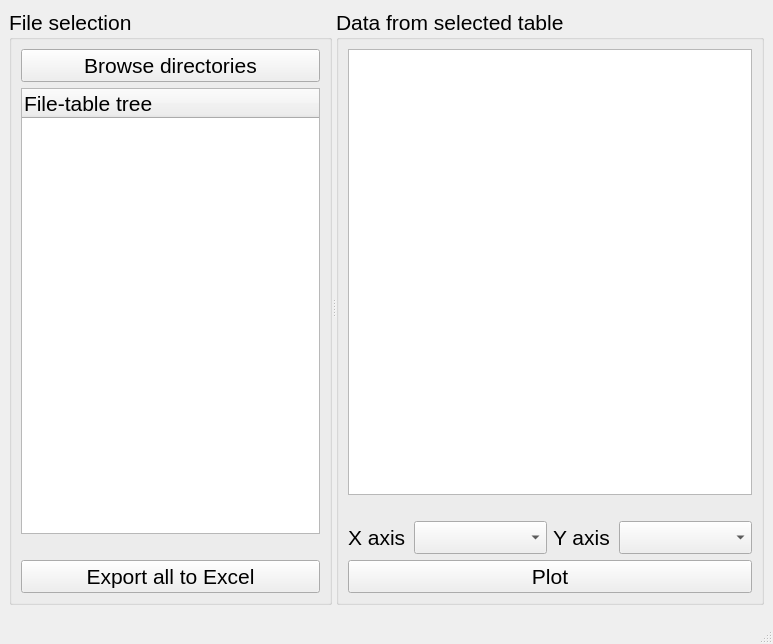
<?xml version="1.0" encoding="UTF-8"?>
<ui version="4.0">
 <class>MainWindow</class>
 <widget class="QMainWindow" name="MainWindow">
  <property name="geometry">
   <rect>
    <x>0</x>
    <y>0</y>
    <width>773</width>
    <height>644</height>
   </rect>
  </property>
  <property name="font">
   <font>
    <pointsize>16</pointsize>
   </font>
  </property>
  <property name="windowTitle">
   <string>MainWindow</string>
  </property>
  <widget class="QWidget" name="centralwidget">
   <layout class="QHBoxLayout" name="horizontalLayout">
    <item>
     <widget class="QSplitter" name="splitter_2">
      <property name="orientation">
       <enum>Qt::Horizontal</enum>
      </property>
      <widget class="QGroupBox" name="groupBox_2">
       <property name="title">
        <string>File selection</string>
       </property>
       <layout class="QVBoxLayout" name="verticalLayout">
        <item>
         <widget class="QPushButton" name="browseButton">
          <property name="text">
           <string>Browse directories</string>
          </property>
         </widget>
        </item>
        <item>
         <widget class="QTreeWidget" name="treeWidget">
          <column>
           <property name="text">
            <string>File-table tree</string>
           </property>
          </column>
         </widget>
        </item>
        <item>
         <spacer name="horizontalSpacer">
          <property name="orientation">
           <enum>Qt::Horizontal</enum>
          </property>
          <property name="sizeHint" stdset="0">
           <size>
            <width>40</width>
            <height>20</height>
           </size>
          </property>
         </spacer>
        </item>
        <item>
         <widget class="QPushButton" name="exportButton">
          <property name="text">
           <string>Export all to Excel</string>
          </property>
         </widget>
        </item>
       </layout>
      </widget>
      <widget class="QGroupBox" name="groupBox">
       <property name="title">
        <string>Data from selected table</string>
       </property>
       <layout class="QVBoxLayout" name="verticalLayout_2">
        <item>
         <widget class="QTableView" name="tableView"/>
        </item>
        <item>
         <spacer name="horizontalSpacer_2">
          <property name="orientation">
           <enum>Qt::Horizontal</enum>
          </property>
          <property name="sizeHint" stdset="0">
           <size>
            <width>40</width>
            <height>20</height>
           </size>
          </property>
         </spacer>
        </item>
        <item>
         <layout class="QHBoxLayout" name="horizontalLayout_4">
          <item>
           <widget class="QLabel" name="label">
            <property name="maximumSize">
             <size>
              <width>60</width>
              <height>16777215</height>
             </size>
            </property>
            <property name="text">
             <string>X axis</string>
            </property>
           </widget>
          </item>
          <item>
           <widget class="QComboBox" name="xAxisCombo"/>
          </item>
          <item>
           <widget class="QLabel" name="label_2">
            <property name="maximumSize">
             <size>
              <width>60</width>
              <height>16777215</height>
             </size>
            </property>
            <property name="text">
             <string>Y axis</string>
            </property>
           </widget>
          </item>
          <item>
           <widget class="QComboBox" name="yAxisCombo"/>
          </item>
         </layout>
        </item>
        <item>
         <widget class="QPushButton" name="plotButton">
          <property name="text">
           <string>Plot</string>
          </property>
         </widget>
        </item>
       </layout>
      </widget>
     </widget>
    </item>
   </layout>
  </widget>
  <widget class="QMenuBar" name="menubar">
   <property name="geometry">
    <rect>
     <x>0</x>
     <y>0</y>
     <width>773</width>
     <height>33</height>
    </rect>
   </property>
  </widget>
  <widget class="QStatusBar" name="statusbar"/>
 </widget>
 <resources/>
 <connections/>
</ui>
